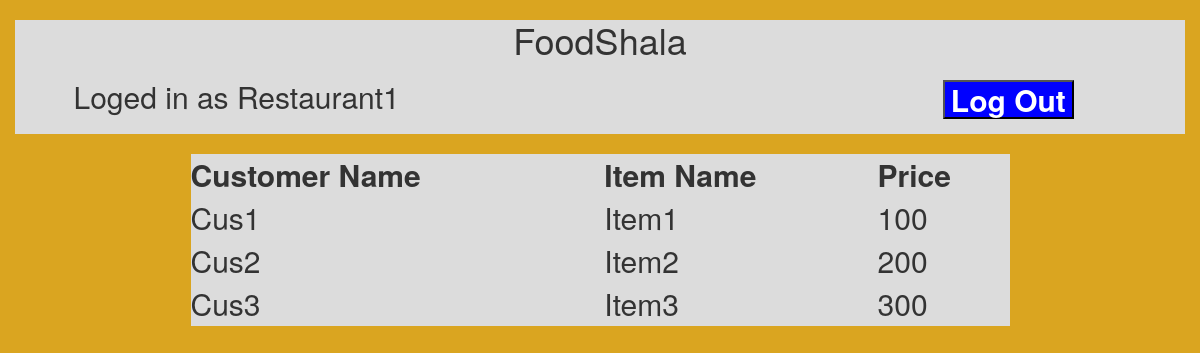
The page /ViewOrders.php?res_id=1 on the database as committed earlier.
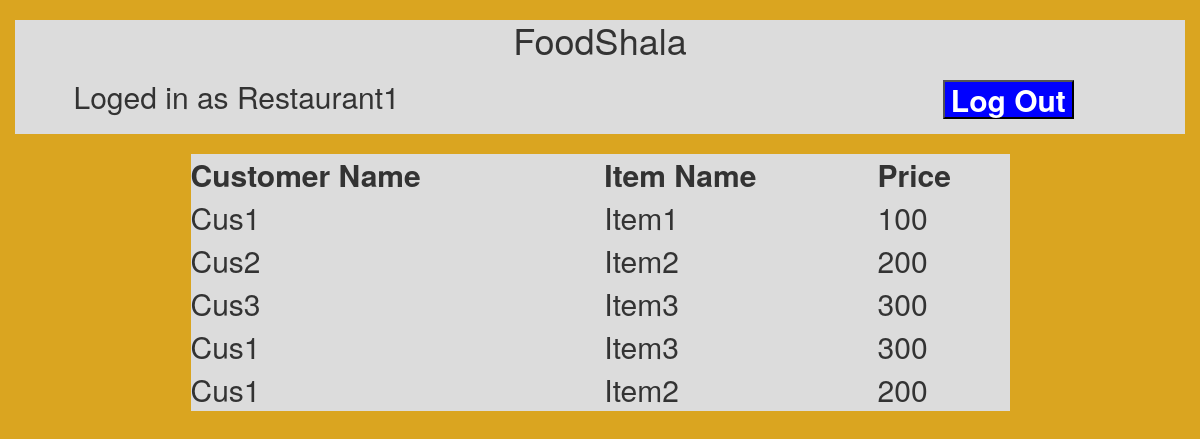
The same page on the database as committed later.
### tables this page shows
CREATE TABLE `restaurant_details` (
  `restaurantid` int(6) NOT NULL,
  `username` varchar(30) NOT NULL,
  `restaurantpassword` varchar(8) NOT NULL,
  `restaurantname` varchar(30) NOT NULL,
  `restaurantcontactnumber` bigint(10) NOT NULL,
  `address` varchar(80) NOT NULL
);

CREATE TABLE `ordered_items` (
  `orderid` int(6) NOT NULL,
  `customerid` int(6) NOT NULL,
  `restaurantid` int(6) NOT NULL,
  `itemid` int(6) NOT NULL
);

CREATE TABLE `customer_details` (
  `customerid` int(6) NOT NULL,
  `customername` varchar(20) NOT NULL,
  `customerpassword` varchar(8) NOT NULL,
  `customercontactnumber` bigint(10) NOT NULL,
  `address` varchar(80) NOT NULL,
  `preferance` varchar(8) NOT NULL
);

CREATE TABLE `add_item` (
  `itemid` int(6) NOT NULL,
  `restaurantid` int(6) NOT NULL,
  `itemname` varchar(20) NOT NULL,
  `price` int(5) NOT NULL,
  `category` varchar(8) NOT NULL
);

### ViewOrders.php (the view, shortened to what this page needs)
<?php
    include 'config.php';
    $res_id=$_GET['res_id'];
    $sql= "SELECT * FROM ordered_items WHERE restaurantid='$res_id'";
    $var = mysqli_query($conn, $sql);
?>
<!DOCTYPE html>
<html lang="en">
<head>
    <link rel="stylesheet" href="https://maxcdn.bootstrapcdn.com/bootstrap/3.3.7/css/bootstrap.min.css">
</head>
<body>
<div class="container-fluid">
    <header>
        <h1>FoodShala</h1>
        <?php
            if (isset($_GET['res_id']))
            {
                $restau_id=$_GET['res_id'];
                $sql = "SELECT restaurantname FROM restaurant_details where restaurantid='$restau_id'";
                $res = mysqli_query($conn, $sql);
                $temp = mysqli_fetch_array($res);
                $restau_name=$temp['restaurantname'];
        ?>
        <h2 style="margin-left:5%;">
            <a href="index.php"><p><button style="float:right;margin-right:10%;background-color:blue;color:white;font-weight:bold;">Log Out</button></p></a>
            <?php
                echo("Loged in as ");
                echo($restau_name);
            ?>
        </h2>
        <?php
            }
        ?>
    </header>
    <br>
    <table>
        <thead>
            <td>Customer Name</td>
            <td>Item Name</td>
            <td>Price</td>
        </thead>
        <tbody>
            <?php
                while($row=$var->fetch_assoc()){
                    $restaurantid=$row['restaurantid'];
                        $customerid=$row['customerid'];
                        $itemid=$row['itemid'];
                        $sql1 = "SELECT customername FROM customer_details WHERE customerid='$customerid'";
                        $res1 = mysqli_query($conn, $sql1);
                        $temp1 = mysqli_fetch_array($res1);
                        $sql2 = "SELECT itemname,price FROM add_item WHERE restaurantid='$restaurantid' && itemid='$itemid'";
                        $res2 = mysqli_query($conn, $sql2);
                        $temp2 = mysqli_fetch_array($res2);
            ?>
            <tr>
                <td><?php echo $temp1['customername']?></td>
                <td><?php echo $temp2['itemname']?></td>
                <td><?php echo $temp2['price']?></td>
            </tr>
            <?php } ?>
        </tbody>
    </table>
    </div>
</body>
</html>

### ViewOrders.php (style rules this page uses)
body { background-color: goldenrod; }
header { background-color: gainsboro; padding-bottom: 1%; }
h1 { text-align: center; }
table { margin-left:auto; margin-right:auto; width:70%; background-color:gainsboro; font-size:30px; }
thead { font-weight:bold; }

Rows that differ between the two databases and show on the page:
added ordered_items: customerid.customername "Cus1", itemid.itemname "Item3", itemid.price "300"
added ordered_items: customerid.customername "Cus1", itemid.itemname "Item2", itemid.price "200"
